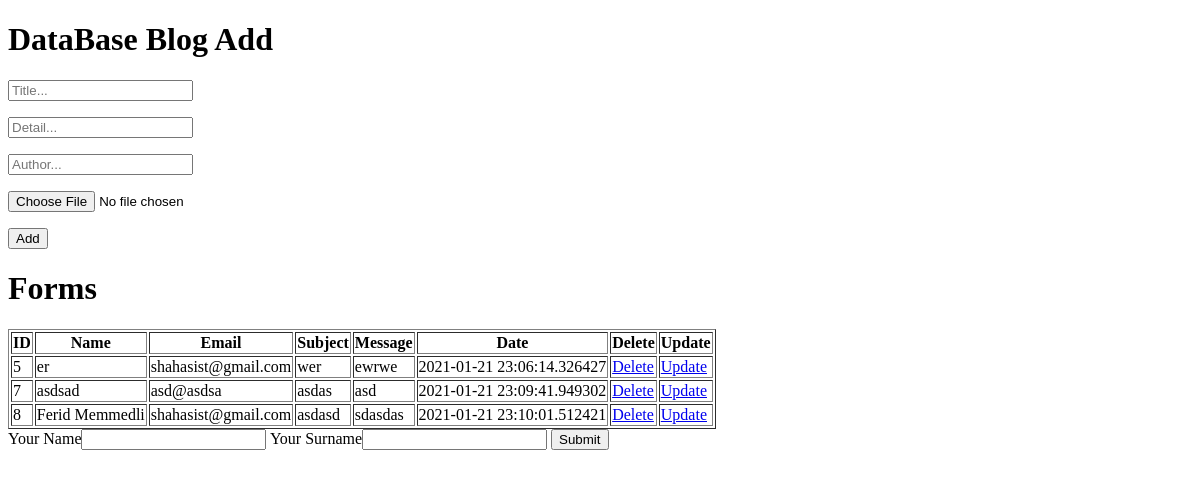
/admin, run on an earlier commit of the app's database.
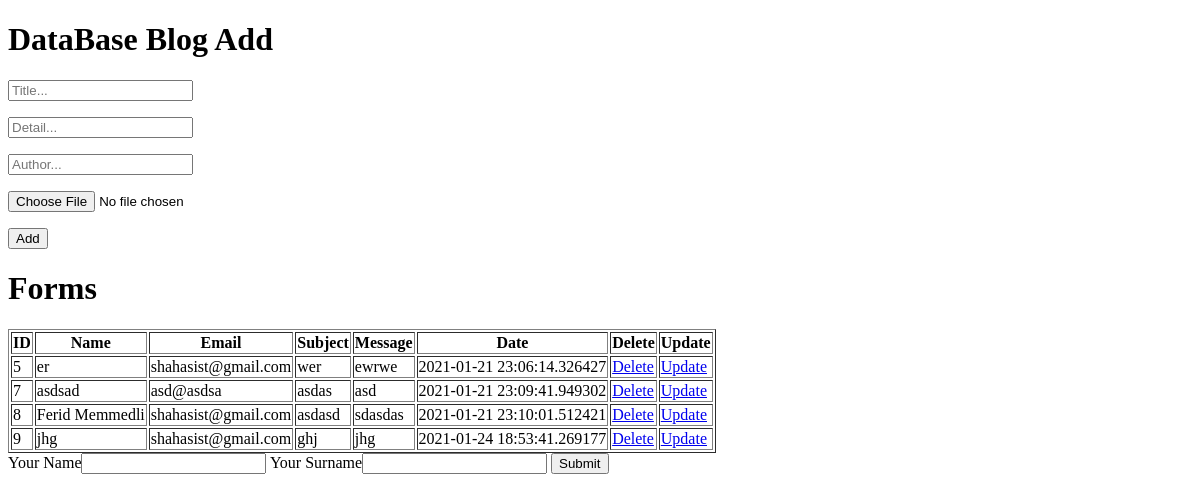
And on a later commit of the database.
### start.py (models this page shows)
class Form(db.Model):
    id = db.Column(db.Integer, primary_key=True)
    userName = db.Column(db.String(50))
    userEmail = db.Column(db.String(50))
    userSubject = db.Column(db.String(100))
    userMessage = db.Column(db.Text)
    userDate = db.Column(db.DateTime)

### start.py (the view)
@app.route('/admin',methods=['GET','POST'])
def admin():
    regform=RegForm()
    form=Form.query.all()
    if regform.submit():
        data=regform.name.data
        return render_template("admin/admin.html",form=form,regform=regform,data=data)
    return render_template('admin/admin.html')

### start.py
class RegForm(FlaskForm):
    name=StringField('Your Name')
    surname=StringField('Your Surname')
    submit=SubmitField()

### templates/admin/admin.html (shortened to what this page needs)
<!DOCTYPE html>
<html lang="en">
<head>
</head>
<body>
    <h1>DataBase Blog Add</h1>
    <form action="/blog/add" method="POST" enctype="multipart/form-data">
        <p><input type="text" name="title" placeholder="Title..."></p>
        <p><input type="text" name="detail" placeholder="Detail..."></p>
        <p><input type="text" name="author" placeholder="Author..."></p>
        <p><input type="file" name="image" placeholder="Image..."></p>
        <p><button type="submit">Add</button></p>
    </form>
    <h1>Forms</h1>
    <table border=1>
        <tr>
            <th>ID</th>
            <th>Name</th>
            <th>Email</th>
            <th>Subject</th>
            <th>Message</th>
            <th>Date</th>
            <th>Delete</th>
            <th>Update</th>
        </tr>
        {% for user in form %}
        <tr>
            <td>{{user.id}}</td>
            <td>{{user.userName}}</td>
            <td>{{user.userEmail}}</td>
            <td>{{user.userSubject}}</td>
            <td>{{user.userMessage}}</td>
            <td>{{user.userDate}}</td>
            <td><a href="/delete/{{user.id}}">Delete</a></td>
            <td><a href="/update/{{user.id}}">Update</a></td>
        </tr>
        {% endfor %}
    </table>
    <form method="POST">
        {{regform.name.label}}{{regform.name}}
        {{regform.surname.label}}{{regform.surname}}
        {{regform.submit()}}
    </form>
</body>
</html>

What changed in the data, as far as the page shows it:
added Form: id "9", userName "jhg", userEmail "shahasist@gmail.com", userSubject "ghj", userMessage "jhg", userDate "2021-01-24 18:53:41.269177"
